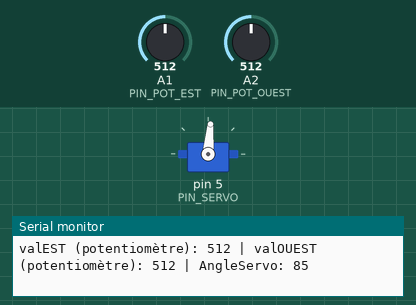
Bench run of a sketch on a simulated Arduino Uno, built with avr-gcc and run on an emulated ATmega328P. On the bench: servo, the last lines printed to the serial monitor. The test bench sets the inputs (shaded band); at power-on: A1 (PIN_POT_EST) = 512, A2 (PIN_POT_OUEST) = 512.

Above: at 3.2 s.
3.3 s: A1 (PIN_POT_EST) set to 992
At 4.0 s:
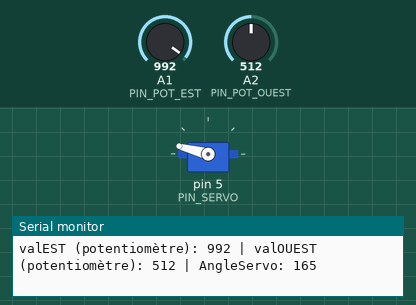
4.8 s: A1 (PIN_POT_EST) set to 1007
At 5.1 s:
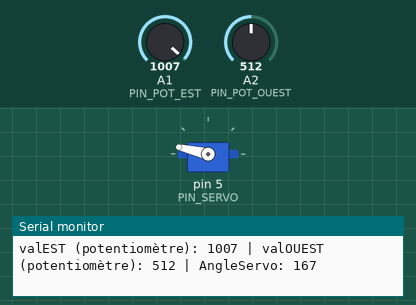
6.3 s: A1 (PIN_POT_EST) set to 900
At 7.5 s:
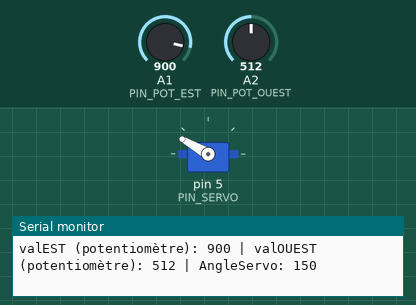
7.8 s: A1 (PIN_POT_EST) set to 716
At 8.6 s:
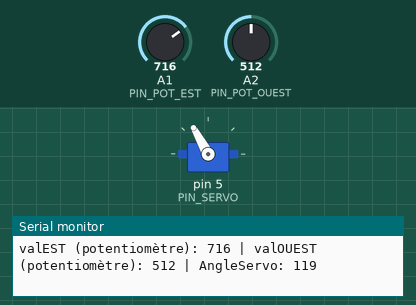
9.3 s: A1 (PIN_POT_EST) set to 306
At 9.7 s:
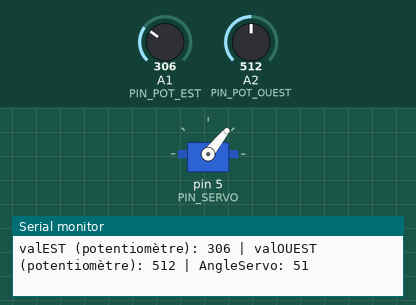
10.8 s: A1 (PIN_POT_EST) set to 511
At 11.9 s:
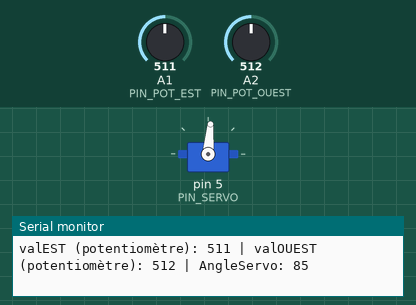
Timing chart, 0 to 13.3 s (numbered marks = the images above; inputs shaded):
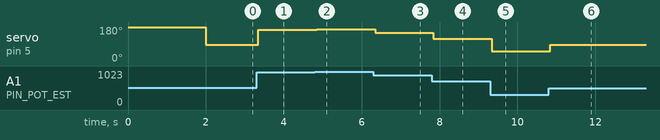

The sketch:

SIN25_Fichier_programmation.ino
```cpp
#include <Servo.h>
// Informations
//Dans cette conception, les capteurs de lumière ont été remplacés par deux potentiomètres afin de simuler des conditions d'éclairement variées et d'assurer une plus grande stabilité lors des tests.

// Définition des broches
#define PIN_SERVO 5
#define PIN_POT_EST A1   // Potentiomètre simulant le capteur est
#define PIN_POT_OUEST A2 // Potentiomètre simulant le capteur ouest

// Instantiation d'objet
Servo servo1;

// Déclaration des Variables
int valEST, valOUEST; // Valeurs brutes des potentiomètres (simulant les capteurs)
int AngleServo ;// Variable position absolue du servomoteur
int angleDeplacement = 1 ; // Angle de déplacement à chaque étape

void setup() {
  Serial.begin(115200); // Initialisation de la communication série
  servo1.attach(PIN_SERVO);
  AngleServo = 180 ; // Position initiale du servomoteur
  servo1.write(AngleServo); // Envoi de l'angle au servomoteur
  delay(2000);
}

void loop() {
  // 1. Acquérir : Lire les potentiomètres (simulant les capteurs de lumière)
  // Note : Dans l'exercice original, ces broches étaient connectées à des capteurs de lumière (photorésistances).
  // Ici, on utilise des potentiomètres pour plus de stabilité et pour faciliter les tests.
  valEST = analogRead(PIN_POT_EST);
  valOUEST = analogRead(PIN_POT_OUEST);

  // 2. Traiter : à compléter par le candidat
  //------------------------------------------------
  //Lors de votre conception vous serait vigilent à ce que :
  //Etape 1 : le servo moteur s’oriente bien vers le capteur le plus lumineux. Noter que la vitesse et la qualité de suivi ne sera pas évalué ici.
  //Etape 2 : La notion de bande morte soit visible dans la mise en position du servo.

  AngleServo = valEST / 6 ; // ligne pour valider le fonctionnement du code : à modifier


  // ------------------------------------------------
  // Borner l'angle entre 0 et 180 après le calcul
  AngleServo = constrain(AngleServo, 0, 180);

  // 3a. Communiquer vers la machine : Appliquer le nouvel angle
  servo1.write(AngleServo);

  // 3b. Communiquer vers l'humain : Afficher les informations
  Serial.print("valEST (potentiomètre): ");
  Serial.print(valEST);
  Serial.print(" | valOUEST (potentiomètre): ");
  Serial.print(valOUEST);
  Serial.print(" | AngleServo: ");
  Serial.println(AngleServo);

  delay(50); // Délai pour stabiliser le système
}
```

Measured:
- after the input at 3.3 s, servo on pin 5 (PIN_SERVO): 85° → 165° at once
- after the input at 4.8 s, servo on pin 5 (PIN_SERVO): 165° → 167° at once
- after the input at 6.3 s, servo on pin 5 (PIN_SERVO): 167° → 150° at once
- after the input at 7.8 s, servo on pin 5 (PIN_SERVO): 150° → 119° at once
- after the input at 9.3 s, servo on pin 5 (PIN_SERVO): 119° → 51° at once
- after the input at 10.8 s, servo on pin 5 (PIN_SERVO): 51° → 85° at once
